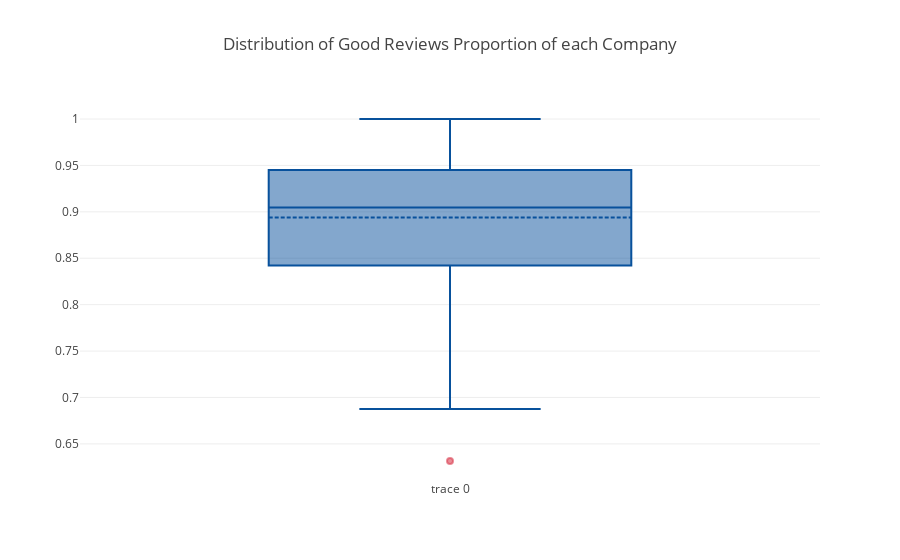

Write notebook code for a chart like this one.
### Code cell
# Boxplot to determine distribution of good reviews proportions

trace = go.Box(
    y = df7.prop_fresh,
    boxpoints = 'suspectedoutliers',
    text = df7.company,
    marker = dict(
        color = 'rgb(8,81,156)',
        outliercolor = 'rgba(219, 64, 82, 0.6)',
        line = dict(
            outliercolor = 'rgba(219, 64, 82, 0.6)',
            outlierwidth = 2)),
    line = dict(
        color = 'rgb(8,81,156)'),
    boxmean = True
)

layout = go.Layout(
    title = 'Distribution of Good Reviews Proportion of each Company'
)
data = [trace]
fig = go.Figure(data=data, layout=layout)
iplot(fig)

### Figure 1 — Plotly figure (JSON) as saved in the notebook; plotly's stock layout.template omitted (floating-point values rounded to 4 significant figures)
{"data": [{"boxmean": true, "boxpoints": "suspectedoutliers", "line": {"color": "rgb(8,81,156)"}, "marker": {"color": "rgb(8,81,156)", "line": {"outliercolor": "rgba(219, 64, 82, 0.6)", "outlierwidth": 2}, "outliercolor": "rgba(219, 64, 82, 0.6)"}, "text": ["Globe and Mail", "Film Freak Central", "Flick Filosopher", "Wall Street Journal", "LarsenOnFilm", "Salon.com", "Associated Press", "Hollywood Reporter", "TheFilmFile.com", "Guardian", "Little White Lies", "New York Times", "San Francisco Chronicle", "Film Frenzy", "Chicago Reader", "Newsday", "Philadelphia Daily News", "New York Post", "Village Voice", "Slant Magazine", "Chicago Tribune", "Reel Film Reviews", "Boston Globe", "Austin Chronicle", "One Guy's Opinion", "eFilmCritic.com", "EricDSnider.com", "Screen International", "Time Out", "Film4", "Slate", "Newark Star-Ledger", "Washington Post", "Q Network Film Desk", "Spirituality and Practice", "AV Club", "Sacramento News & Review", "Times (UK)", "JoBlo's Movie Emporium", "ScreenRant", "Screen It!", "Bullz-Eye.com", "Film Threat", "PopMatters", "ReelViews", "Detroit News", "CinemaBlend", "Los Angeles Times", "Variety", "ComingSoon.net", "Kaplan vs. Kaplan", "rec.arts.movies.reviews", "Reeling Reviews", "Cinema Crazed", "Daily Mail (UK)", "Salt Lake Tribune", "London Evening Standard", "Dallas Morning News", "Cinema Sight", "Antagony & Ecstasy", "Combustible Celluloid", "Deseret News (Salt Lake City)", "New York Magazine/Vulture", "Daily Express (UK)", "Film Journal International", "Toronto Star", "TIME Magazine", "Groucho Reviews", "USA Today", "Chicago Sun-Times", "Urban Cinefile", "Empire Magazine", "Entertainment Weekly", "St. Paul Pioneer Press", "Movie Metropolis", "Daily Telegraph (UK)", "Common Sense Media", "Laramie Movie Scope", "Arizona Republic", "IGN Movies", "Seattle Times", "Rolling Stone", "rachelsreviews.net", "New York Daily News", "Reel.com", "Christian Science Monitor", "Jam! Movies", "Total Film", "Radio Times"], "type": "box", "uid": "21adfc47-dd00-4a74-994c-56824f148ddb", "y": [0.6316, 0.6875, 0.6875, 0.7222, 0.7333, 0.75, 0.75, 0.7619, 0.8, 0.8, 0.8, 0.8095, 0.8095, 0.8095, 0.8125, 0.8125, 0.8235, 0.8235, 0.8235, 0.8235, 0.8333, 0.8421, 0.8421, 0.85, 0.85, 0.8571, 0.8667, 0.8667, 0.8667, 0.8667, 0.875, 0.875, 0.875, 0.88, 0.8824, 0.8824, 0.8824, 0.8824, 0.8824, 0.8889, 0.8889, 0.8947, 0.8947, 0.9, 0.9048, 0.9048, 0.9048, 0.9048, 0.9048, 0.9091, 0.9167, 0.92, 0.9259, 0.9333, 0.9333, 0.9375, 0.9375, 0.9375, 0.9375, 0.9375, 0.9375, 0.9412, 0.9412, 0.9412, 0.9444, 0.9444, 0.9444, 0.9474, 0.95, 0.9524, 0.9545, 1, 1, 1, 1, 1, 1, 1, 1, 1, 1, 1, 1, 1, 1, 1, 1, 1, 1]}], "layout": {"title": {"text": "Distribution of Good Reviews Proportion of each Company"}}}
